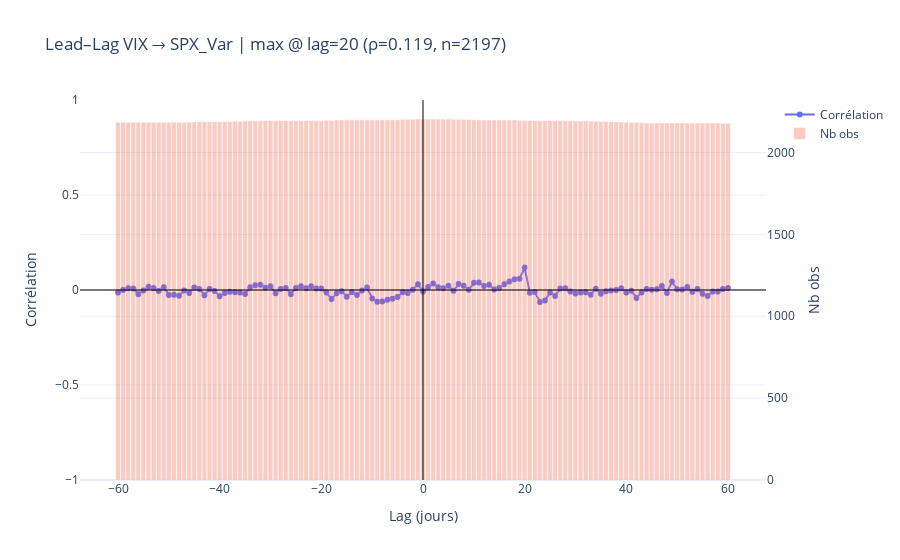

Here is the notebook cell this chart was saved with:
### Code cell
import numpy as np
import pandas as pd
import plotly.graph_objects as go

# --- Séries de base (variations) ---
vix_ch = df_['VIX'].pct_change()
spxvar_ch = df_['SPX_Var'].pct_change()

# Finite masks (pas de NaN/Inf) pour CHAQUE série, séparément
finite_x = vix_ch.replace([np.inf, -np.inf], np.nan).notna().to_numpy()
finite_y = spxvar_ch.replace([np.inf, -np.inf], np.nan).notna().to_numpy()

# Numpy arrays bruts (pas de masque global ici)
x = vix_ch.to_numpy(dtype=float)      # VIX_t
y = spxvar_ch.to_numpy(dtype=float)   # SPXVar_t

# ========= COND PERSONNALISABLE (évaluée à la date t seulement) =========
# Exemple demandé : niveau de SPX_Var > médiane roulante 3j (causale)
cond_series = df_['SPX_Var'] < df_['SPX_Var'].rolling(3, min_periods=3).median()

# Autres exemples possibles :
# cond_series = spxvar_ch > spxvar_ch.rolling(3, min_periods=3).median()  # sur la variation
# cond_series = df_['VIX'] > df_['VIX'].rolling(5, min_periods=5).median() # sur VIX
# cond_series = ((df_['SPX_Var'] > df_['SPX_Var'].rolling(3, min_periods=3).median())
#                & (df_['VIX'] > df_['VIX'].rolling(5, min_periods=5).median()))

cond = cond_series.fillna(False).to_numpy()  # bool à l’instant t
# =========================================================================

max_lag = 60
lags = np.arange(-max_lag, max_lag + 1, dtype=int)

ccf = np.full(lags.shape, np.nan, dtype=float)
n_obs = np.zeros(lags.shape, dtype=int)

# Convention : corr( x_t , y_{t+L} )
# L > 0 : x "lead" y (on compare y à L jours dans le futur)
for i, L in enumerate(lags):
    if L > 0:
        # paires (x_t, y_{t+L}) pour t = 0..N-L-1
        valid_t = finite_x[:-L] & finite_y[L:] & cond[:-L]  # cond évaluée à t uniquement
        a = x[:-L][valid_t]
        b = y[L:][valid_t]
    elif L < 0:
        k = -L
        # paires (x_t, y_{t-L}) == (x_{t+k}, y_t) pour t = 0..N-k-1
        # on choisit l’ancre sur x_{t+k} -> cond évaluée à ces dates-là (indices k:)
        valid_t = finite_x[k:] & finite_y[:-k] & cond[k:]
        a = x[k:][valid_t]
        b = y[:-k][valid_t]
    else:
        valid_t = finite_x & finite_y & cond
        a = x[valid_t]
        b = y[valid_t]

    n = min(len(a), len(b))
    n_obs[i] = n
    if n > 1:
        c = np.corrcoef(a, b)[0, 1]
        if np.isfinite(c):
            ccf[i] = c

# Meilleur lag avec seuil d’observations
min_n = 10
valid = (n_obs >= min_n) & np.isfinite(ccf)
if np.any(valid):
    local_idx = np.nanargmax(ccf[valid])
    global_idx = np.where(valid)[0][local_idx]
    best_lag = int(lags[global_idx])
    best_corr = float(ccf[global_idx])
    best_n = int(n_obs[global_idx])
    title = f"Lead–Lag VIX → SPX_Var | max @ lag={best_lag} (ρ={best_corr:.3f}, n={best_n})"
else:
    title = "Lead–Lag VIX → SPX_Var | aucun lag valide (n < 10 ou corr=NaN)"

# --- Figure ---
fig = go.Figure()
fig.add_trace(go.Scatter(x=lags, y=ccf, mode='lines+markers', name="Corrélation", yaxis="y1"))
fig.add_trace(go.Bar(x=lags, y=n_obs, name="Nb obs", yaxis="y2", opacity=0.3))
fig.update_layout(
    title=title,
    xaxis=dict(title="Lag (jours)"),
    yaxis=dict(title="Corrélation", range=[-1, 1]),
    yaxis2=dict(title="Nb obs", overlaying="y", side="right"),
    template="plotly_white",
    bargap=0.05
)
fig.add_hline(y=0, line_width=1, line_color="black")
fig.add_vline(x=0, line_width=1, line_color="black")
fig.show()

### Figure 1 — Plotly figure (JSON) as saved in the notebook; plotly's stock layout.template omitted (floating-point values rounded to 4 significant figures)
{"data": [{"mode": "lines+markers", "name": "Corrélation", "type": "scatter", "x": [-60, -59, -58, -57, -56, -55, -54, -53, -52, -51, -50, -49, -48, -47, -46, -45, -44, -43, -42, -41, -40, -39, -38, -37, -36, -35, -34, -33, -32, -31, -30, -29, -28, -27, -26, -25, -24, -23, -22, -21, -20, -19, -18, -17, -16, -15, -14, -13, -12, -11, -10, -9, -8, -7, -6, -5, -4, -3, -2, -1, 0, 1, 2, 3, 4, 5, 6, 7, 8, 9, 10, 11, 12, 13, 14, 15, 16, 17, 18, 19, 20, 21, 22, 23, 24, 25, 26, 27, 28, 29, 30, 31, 32, 33, 34, 35, 36, 37, 38, 39, 40, 41, 42, 43, 44, 45, 46, 47, 48, 49, 50, 51, 52, 53, 54, 55, 56, 57, 58, 59, 60], "y": [-0.01275, 0.0006444, 0.009627, 0.008388, -0.02267, -0.00261, 0.01653, 0.01007, -0.004835, 0.01509, -0.02622, -0.02487, -0.03003, -0.002835, -0.01623, 0.01267, 0.005331, -0.02723, 0.004614, -0.005714, -0.03332, -0.01561, -0.00985, -0.01247, -0.01345, -0.02127, 0.01427, 0.02507, 0.02722, 0.01213, 0.01973, -0.01757, 0.005226, 0.01094, -0.02206, 0.01082, 0.02038, 0.009255, 0.0191, 0.007669, 0.007342, -0.01288, -0.04791, -0.01697, -0.006121, -0.03527, -0.0109, -0.02673, -0.002246, 0.01285, -0.04516, -0.06215, -0.0606, -0.05152, -0.04551, -0.03654, -0.01199, -0.01521, 0.001903, 0.03008, -0.007704, 0.01574, 0.03358, 0.01505, 0.008976, 0.02197, -0.00455, 0.03102, 0.02281, 0.001219, 0.03794, 0.03971, 0.02067, 0.02821, 0.002991, 0.01067, 0.02994, 0.04534, 0.05661, 0.05912, 0.1185, -0.01462, -0.01063, -0.06262, -0.05563, -0.01265, -0.03112, 0.007784, 0.008687, -0.007702, -0.01884, -0.01289, -0.01206, -0.02498, 0.006764, -0.0196, -0.006882, -0.003223, -0.0004243, 0.008718, -0.01363, -0.003467, -0.04175, -0.01267, 0.005135, 0.001609, 0.0038, 0.02128, -0.01561, 0.04493, 0.003468, 0.002845, 0.01547, -0.009183, 0.004786, -0.01976, -0.03204, -0.008147, -0.008537, 0.004945, 0.01099], "yaxis": "y"}, {"name": "Nb obs", "opacity": 0.3, "type": "bar", "x": [-60, -59, -58, -57, -56, -55, -54, -53, -52, -51, -50, -49, -48, -47, -46, -45, -44, -43, -42, -41, -40, -39, -38, -37, -36, -35, -34, -33, -32, -31, -30, -29, -28, -27, -26, -25, -24, -23, -22, -21, -20, -19, -18, -17, -16, -15, -14, -13, -12, -11, -10, -9, -8, -7, -6, -5, -4, -3, -2, -1, 0, 1, 2, 3, 4, 5, 6, 7, 8, 9, 10, 11, 12, 13, 14, 15, 16, 17, 18, 19, 20, 21, 22, 23, 24, 25, 26, 27, 28, 29, 30, 31, 32, 33, 34, 35, 36, 37, 38, 39, 40, 41, 42, 43, 44, 45, 46, 47, 48, 49, 50, 51, 52, 53, 54, 55, 56, 57, 58, 59, 60], "y": [2185, 2185, 2185, 2185, 2185, 2185, 2185, 2185, 2185, 2185, 2185, 2185, 2185, 2185, 2186, 2187, 2188, 2188, 2188, 2188, 2188, 2189, 2190, 2191, 2192, 2193, 2194, 2195, 2196, 2196, 2196, 2196, 2196, 2196, 2196, 2196, 2196, 2196, 2196, 2196, 2196, 2197, 2198, 2199, 2199, 2200, 2200, 2200, 2200, 2200, 2200, 2200, 2200, 2200, 2200, 2201, 2202, 2203, 2204, 2205, 2205, 2205, 2205, 2205, 2205, 2205, 2204, 2204, 2203, 2202, 2201, 2200, 2199, 2199, 2199, 2199, 2199, 2199, 2199, 2198, 2197, 2196, 2196, 2196, 2196, 2196, 2196, 2196, 2196, 2195, 2194, 2193, 2193, 2192, 2191, 2190, 2189, 2188, 2187, 2186, 2185, 2184, 2183, 2182, 2181, 2180, 2180, 2180, 2180, 2180, 2180, 2180, 2180, 2180, 2180, 2180, 2180, 2180, 2180, 2179, 2179], "yaxis": "y2"}], "layout": {"bargap": 0.05, "shapes": [{"line": {"color": "black", "width": 1}, "type": "line", "x0": 0, "x1": 1, "xref": "x domain", "y0": 0, "y1": 0, "yref": "y"}, {"line": {"color": "black", "width": 1}, "type": "line", "x0": 0, "x1": 0, "xref": "x", "y0": 0, "y1": 1, "yref": "y domain"}], "title": {"text": "Lead–Lag VIX → SPX_Var | max @ lag=20 (ρ=0.119, n=2197)"}, "xaxis": {"title": {"text": "Lag (jours)"}}, "yaxis": {"range": [-1, 1], "title": {"text": "Corrélation"}}, "yaxis2": {"overlaying": "y", "side": "right", "title": {"text": "Nb obs"}}}}
